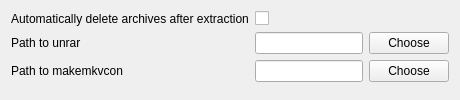
      <widget class="QWidget" name="page_9">
       <layout class="QVBoxLayout" name="verticalLayout_13">
        <item>
         <layout class="QFormLayout" name="formLayout_8">
          <item row="0" column="0">
           <widget class="QLabel" name="label_57">
            <property name="text">
             <string>Automatically delete archives after extraction</string>
            </property>
           </widget>
          </item>
          <item row="0" column="1">
           <widget class="QCheckBox" name="chkDeleteArchives">
            <property name="text">
             <string/>
            </property>
           </widget>
          </item>
          <item row="1" column="0">
           <widget class="QLabel" name="label_58">
            <property name="text">
             <string>Path to unrar</string>
            </property>
           </widget>
          </item>
          <item row="1" column="1">
           <layout class="QHBoxLayout" name="horizontalLayout_5">
            <item>
             <widget class="QLineEdit" name="unrarPath"/>
            </item>
            <item>
             <widget class="QPushButton" name="btnChooseUnrar">
              <property name="text">
               <string>Choose</string>
              </property>
             </widget>
            </item>
           </layout>
          </item>
          <item row="2" column="0">
           <widget class="QLabel" name="label_53">
            <property name="text">
             <string>Path to makemkvcon</string>
            </property>
           </widget>
          </item>
          <item row="2" column="1">
           <layout class="QHBoxLayout" name="horizontalLayout_3">
            <item>
             <widget class="QLineEdit" name="makemkvconPath"/>
            </item>
            <item>
             <widget class="QPushButton" name="btnChooseMakemkvcon">
              <property name="text">
               <string>Choose</string>
              </property>
             </widget>
            </item>
           </layout>
          </item>
         </layout>
        </item>
       </layout>
      </widget>
